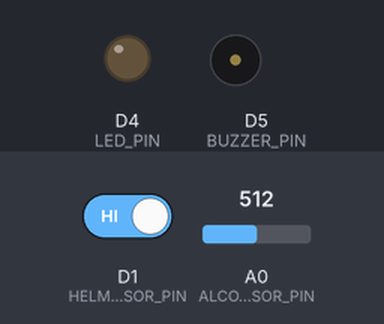
Simulated run of this sketch. Board: ESP8266 (NodeMCU). Parts: output pins drawn as LEDs (lit = HIGH), buzzer (waves = sounding, pin HIGH). The test bench sets the inputs (shaded band); at power-on: A0 (ALCOHOL_SENSOR_PIN) = 512, D1 (HELMET_SENSOR_PIN) HIGH. WiFi joins after 1.5 s; servers stay silent unless stated; uploads are accepted with an empty reply; what the sketch prints to the serial monitor is not drawn.

Above: at 4.4 s.
4.5 s: A0 (ALCOHOL_SENSOR_PIN) set to 407
7.9 s: A0 (ALCOHOL_SENSOR_PIN) set to 390
At 8.08 s:
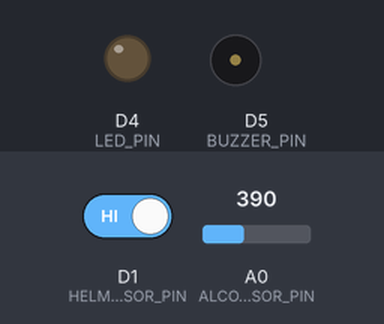
11.5 s: D1 (HELMET_SENSOR_PIN) driven LOW
At 13.5 s:
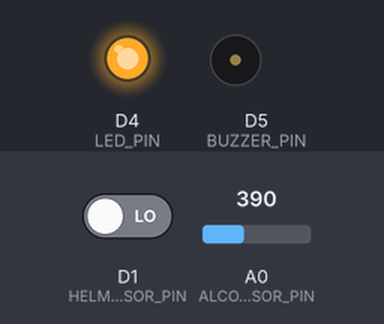
13.8 s: D1 (HELMET_SENSOR_PIN) driven HIGH
At 15.5 s:
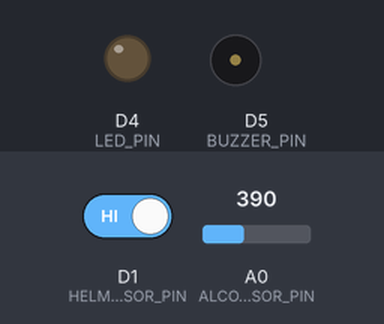
Timing chart, 0 to 16.8 s (numbered marks = the images above; inputs shaded):
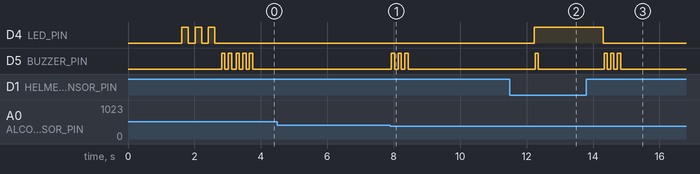

Measured:
- the behaviour switches between 401 and 400 on A0 (ALCOHOL_SENSOR_PIN) (found by bisection; images 0 and 1)
- after the input at 4.5 s, every drawn part: stays the same
- after the input at 7.9 s, D5 (BUZZER_PIN): alternates HIGH for 0.10 s and LOW for 0.10 s, 6 changes in all, then stays LOW, starting at once
- after the input at 11.5 s, D4 (LED_PIN): LOW → HIGH after 0.74 s; D5 (BUZZER_PIN): LOW → HIGH after 0.76 s, → LOW 0.10 s later
- after the input at 13.8 s, D4 (LED_PIN): HIGH → LOW after 0.51 s; D5 (BUZZER_PIN): alternates HIGH for 0.10 s and LOW for 0.10 s, 6 changes in all, then stays LOW, starting after 0.53 s
- by itself, D5 (BUZZER_PIN): alternates HIGH for 0.10 s and LOW for 0.10 s, 9 changes in all, then stays LOW

The sketch:

ESP8266_Transmitter_Complete.ino
```cpp
#include <ESP8266WiFi.h>
#include <ESP8266HTTPClient.h>
#include <ArduinoJson.h>
#include <RCSwitch.h>

// ==================== CONFIGURATION ====================
// WiFi Configuration
const char* ssid = "YOUR_WIFI_SSID";           // Change to your WiFi name
const char* password = "YOUR_WIFI_PASSWORD";   // Change to your WiFi password

// Flask Server Configuration
const char* serverIP = "192.168.1.100";        // Change to your computer's IP address
const int serverPort = 5001;                   // Flask server port
const char* bikeId = "BIKE123";                // Your bike ID

// Pin Configuration
const int HELMET_SENSOR_PIN = D1;              // IR sensor for helmet detection
const int ALCOHOL_SENSOR_PIN = A0;             // MQ3 alcohol sensor (analog)
const int RF_TX_PIN = D2;                      // RF 433MHz transmitter data pin
const int LED_PIN = D4;                        // Status LED
const int BUZZER_PIN = D5;                     // Buzzer (optional)

// Sensor Thresholds
const int ALCOHOL_THRESHOLD = 400;             // Adjust based on your MQ3 sensor

// RF Signal Codes (must match receiver)
#define RF_CODE_START      1001                // Helmet OK + No Alcohol → Motor ON
#define RF_CODE_ALCOHOL    1002                // Alcohol detected → Motor OFF
#define RF_CODE_NOHELMET   1003                // Helmet not worn → Motor OFF
#define RF_CODE_OPEN       1004                // Helmet opened while riding → Motor OFF

// Update Intervals
const unsigned long SENSOR_CHECK_INTERVAL = 1000;   // Check sensors every 1 second
const unsigned long SERVER_UPDATE_INTERVAL = 3000;  // Send to server every 3 seconds
const unsigned long RF_SEND_INTERVAL = 2000;        // Send RF signal every 2 seconds

// ==================== GLOBAL VARIABLES ====================
WiFiClient wifiClient;
HTTPClient http;
RCSwitch mySwitch = RCSwitch();

bool helmetWorn = false;
bool alcoholDetected = false;
bool ignitionAllowed = false;
int batteryLevel = 100;
int currentRFCode = RF_CODE_NOHELMET;

unsigned long lastSensorCheck = 0;
unsigned long lastServerUpdate = 0;
unsigned long lastRFSend = 0;

// ==================== SETUP ====================
void setup() {
  Serial.begin(115200);
  delay(100);

  Serial.println("\n\n=================================");
  Serial.println("Smart Helmet Safety System");
  Serial.println("ESP8266 TRANSMITTER (On Helmet)");
  Serial.println("=================================\n");

  // Initialize pins
  pinMode(HELMET_SENSOR_PIN, INPUT);
  pinMode(LED_PIN, OUTPUT);
  pinMode(BUZZER_PIN, OUTPUT);

  digitalWrite(LED_PIN, LOW);
  digitalWrite(BUZZER_PIN, LOW);

  // Initialize RF transmitter
  mySwitch.enableTransmit(RF_TX_PIN);
  mySwitch.setProtocol(1);        // Protocol 1 (default)
  mySwitch.setPulseLength(350);   // Pulse length
  mySwitch.setRepeatTransmit(3);  // Repeat 3 times for reliability

  Serial.println("✓ RF Transmitter initialized on pin D2");

  // Connect to WiFi
  connectWiFi();

  // Initial beep
  beep(2);

  Serial.println("\n✓ System Ready!");
  Serial.println("📡 Monitoring helmet and alcohol status...");
  Serial.println("📤 Sending RF signals to bike receiver");
  Serial.println("🌐 Sending data to Flask server\n");
}

// ==================== MAIN LOOP ====================
void loop() {
  unsigned long currentMillis = millis();

  // Check WiFi connection periodically
  if (WiFi.status() != WL_CONNECTED) {
    Serial.println("⚠ WiFi disconnected! Reconnecting...");
    connectWiFi();
  }

  // Read sensors
  if (currentMillis - lastSensorCheck >= SENSOR_CHECK_INTERVAL) {
    readSensors();
    determineStatus();
    lastSensorCheck = currentMillis;
  }

  // Send RF signal to bike receiver
  if (currentMillis - lastRFSend >= RF_SEND_INTERVAL) {
    sendRFSignal();
    lastRFSend = currentMillis;
  }

  // Send status to Flask server
  if (currentMillis - lastServerUpdate >= SERVER_UPDATE_INTERVAL) {
    sendStatusToServer();
    lastServerUpdate = currentMillis;
  }

  delay(100);
}

// ==================== WIFI CONNECTION ====================
void connectWiFi() {
  Serial.print("📶 Connecting to WiFi: ");
  Serial.println(ssid);

  WiFi.begin(ssid, password);

  int attempts = 0;
  while (WiFi.status() != WL_CONNECTED && attempts < 30) {
    delay(500);
    Serial.print(".");
    attempts++;
  }

  if (WiFi.status() == WL_CONNECTED) {
    Serial.println("\n✓ WiFi Connected!");
    Serial.print("📍 IP Address: ");
    Serial.println(WiFi.localIP());
    Serial.print("🌐 Flask Server: http://");
    Serial.print(serverIP);
    Serial.print(":");
    Serial.println(serverPort);

    // Blink LED to indicate connection
    for (int i = 0; i < 3; i++) {
      digitalWrite(LED_PIN, HIGH);
      delay(200);
      digitalWrite(LED_PIN, LOW);
      delay(200);
    }
  } else {
    Serial.println("\n✗ WiFi Connection Failed!");
    Serial.println("⚠ Will continue with RF transmission only");
  }
}

// ==================== READ SENSORS ====================
void readSensors() {
  // Read Helmet Sensor (IR Sensor)
  // Assuming LOW = helmet detected, HIGH = no helmet
  int helmetSensorValue = digitalRead(HELMET_SENSOR_PIN);
  helmetWorn = (helmetSensorValue == LOW);

  // Read Alcohol Sensor (MQ3)
  int alcoholSensorValue = analogRead(ALCOHOL_SENSOR_PIN);
  alcoholDetected = (alcoholSensorValue > ALCOHOL_THRESHOLD);

  // Read Battery Level (simplified)
  // You can implement actual battery monitoring here
  batteryLevel = 85;  // Placeholder
}

// ==================== DETERMINE STATUS ====================
void determineStatus() {
  int previousRFCode = currentRFCode;

  // Determine what RF code to send
  if (alcoholDetected) {
    currentRFCode = RF_CODE_ALCOHOL;
    ignitionAllowed = false;
    digitalWrite(LED_PIN, LOW);
  }
  else if (!helmetWorn) {
    currentRFCode = RF_CODE_NOHELMET;
    ignitionAllowed = false;
    digitalWrite(LED_PIN, LOW);
  }
  else {
    // Helmet worn and no alcohol
    currentRFCode = RF_CODE_START;
    ignitionAllowed = true;
    digitalWrite(LED_PIN, HIGH);
  }

  // If status changed, print update
  if (currentRFCode != previousRFCode) {
    Serial.println("\n━━━━━━━━━━━━━━━━━━━━━━━━━━━━");
    Serial.println("📊 STATUS CHANGED");
    Serial.println("━━━━━━━━━━━━━━━━━━━━━━━━━━━━");
    printStatus();

    // Beep on status change
    if (currentRFCode == RF_CODE_START) {
      beep(1);  // Success beep
    } else {
      beep(3);  // Warning beeps
    }
  }
}

// ==================== SEND RF SIGNAL ====================
void sendRFSignal() {
  mySwitch.send(currentRFCode, 24);  // Send 24-bit code

  Serial.print("📡 RF Signal Sent: ");
  Serial.print(currentRFCode);
  Serial.print(" → ");

  switch (currentRFCode) {
    case RF_CODE_START:
      Serial.println("START (Motor ON)");
      break;
    case RF_CODE_ALCOHOL:
      Serial.println("ALCOHOL (Motor OFF)");
      break;
    case RF_CODE_NOHELMET:
      Serial.println("NOHELMET (Motor OFF)");
      break;
    case RF_CODE_OPEN:
      Serial.println("OPEN (Motor OFF)");
      break;
  }
}

// ==================== SEND STATUS TO SERVER ====================
void sendStatusToServer() {
  if (WiFi.status() != WL_CONNECTED) {
    Serial.println("⚠ Cannot send to server - WiFi not connected");
    return;
  }

  // Create JSON payload
  StaticJsonDocument<256> doc;
  doc["bikeId"] = bikeId;
  doc["helmetWorn"] = helmetWorn;
  doc["alcoholDetected"] = alcoholDetected;
  doc["battery"] = batteryLevel;
  doc["ignitionStatus"] = ignitionAllowed ? "on" : "blocked";
  doc["rfCode"] = currentRFCode;

  String jsonString;
  serializeJson(doc, jsonString);

  // Prepare HTTP POST request
  String url = "http://" + String(serverIP) + ":" + String(serverPort) + "/api/hardware/status";

  http.begin(wifiClient, url);
  http.addHeader("Content-Type", "application/json");

  // Send POST request
  int httpCode = http.POST(jsonString);

  // Handle response
  if (httpCode > 0) {
    if (httpCode == HTTP_CODE_OK) {
      String response = http.getString();
      Serial.println("🌐 Server: Status sent successfully");

      // Parse response
      StaticJsonDocument<128> responseDoc;
      DeserializationError error = deserializeJson(responseDoc, response);

      if (!error) {
        bool serverIgnitionAllowed = responseDoc["ignitionAllowed"];
        Serial.print("   Server Response: Ignition ");
        Serial.println(serverIgnitionAllowed ? "ALLOWED ✓" : "BLOCKED ✗");
      }
    } else {
      Serial.print("✗ HTTP Error: ");
      Serial.println(httpCode);
    }
  } else {
    Serial.print("✗ Connection failed: ");
    Serial.println(http.errorToString(httpCode));
  }

  http.end();
}

// ==================== PRINT STATUS ====================
void printStatus() {
  Serial.print("🪖 Helmet: ");
  Serial.println(helmetWorn ? "✓ WORN" : "✗ NOT WORN");

  Serial.print("🍺 Alcohol: ");
  Serial.println(alcoholDetected ? "✗ DETECTED" : "✓ CLEAR");

  Serial.print("🔋 Battery: ");
  Serial.print(batteryLevel);
  Serial.println("%");

  Serial.print("🔑 Ignition: ");
  Serial.println(ignitionAllowed ? "✓ ALLOWED" : "✗ BLOCKED");

  Serial.print("📡 RF Code: ");
  Serial.println(currentRFCode);
  Serial.println();
}

// ==================== BUZZER BEEP ====================
void beep(int times) {
  for (int i = 0; i < times; i++) {
    digitalWrite(BUZZER_PIN, HIGH);
    delay(100);
    digitalWrite(BUZZER_PIN, LOW);
    delay(100);
  }
}

// ==================== HELPER FUNCTIONS ====================

// Manual test function (call from Serial Monitor)
void testSensors() {
  Serial.println("\n=== SENSOR TEST MODE ===");
  Serial.println("Reading sensors for 10 seconds...\n");

  for (int i = 0; i < 10; i++) {
    int helmet = digitalRead(HELMET_SENSOR_PIN);
    int alcohol = analogRead(ALCOHOL_SENSOR_PIN);

    Serial.print("Helmet: ");
    Serial.print(helmet);
    Serial.print(" | Alcohol: ");
    Serial.println(alcohol);

    delay(1000);
  }

  Serial.println("\n=== TEST COMPLETE ===\n");
}
```
